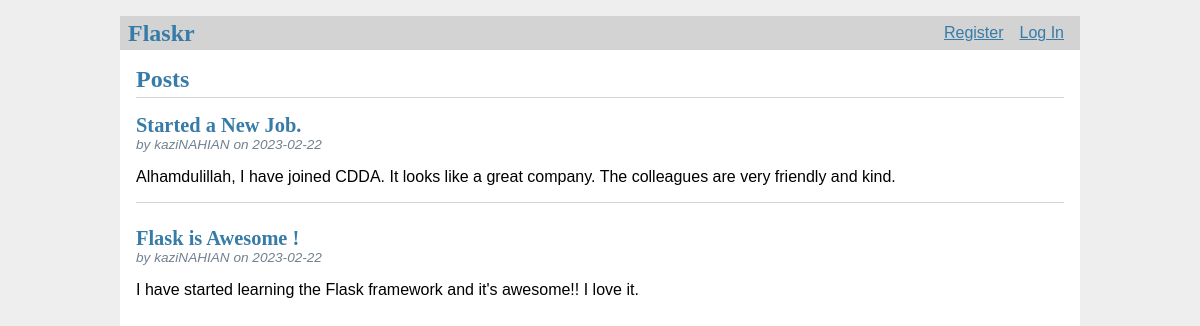
Before: / with the older database file.
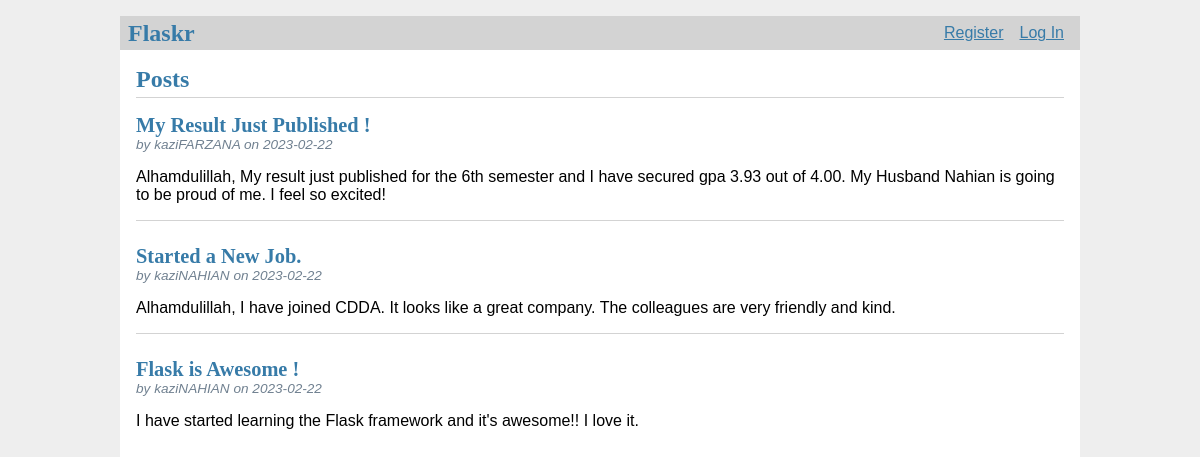
After: the same page with the newer database file.
### tables this page shows
CREATE TABLE post (
  id INTEGER PRIMARY KEY AUTOINCREMENT,
  author_id INTEGER NOT NULL,
  created TIMESTAMP NOT NULL DEFAULT CURRENT_TIMESTAMP,
  title TEXT NOT NULL,
  body TEXT NOT NULL,
  FOREIGN KEY (author_id) REFERENCES user (id)
);

CREATE TABLE user (
  id INTEGER PRIMARY KEY AUTOINCREMENT,
  username TEXT UNIQUE NOT NULL,
  password TEXT NOT NULL
);

### flaskr/blog.py (the view)
@bp.route('/')
def index():
    db = get_db()
    posts = db.execute(
        'SELECT p.id, title, body, created, author_id, username'
        ' FROM post p JOIN user u ON p.author_id = u.id'
        ' ORDER BY created DESC'
    ).fetchall()
    return render_template('blog/index.html', posts=posts)

### flaskr/auth.py (called while the page is built)
@bp.before_app_request
def load_logged_in_user():
    user_id = session.get('user_id')
    if user_id is None:
        g.user = None
    else:
        g.user = get_db().execute(
            'SELECT * FROM user WHERE id = ?', (user_id,)
        ).fetchone()

### flaskr/db.py (called while the page is built)
def get_db():
    if 'db' not in g:
        g.db = sqlite3.connect(
            current_app.config['DATABASE'],
            detect_types=sqlite3.PARSE_DECLTYPES
        )
        g.db.row_factory = sqlite3.Row
    return g.db

### flaskr/templates/blog/index.html (shortened to what this page needs)
{% extends 'base.html' %}
{% block header %}
  <h1>{% block title %}Posts{% endblock %}</h1>
{% endblock %}
{% block content %}
  {% for post in posts %}
    <article class="post">
      <header>
        <div>
          <h1>{{ post['title'] }}</h1>
          <div class="about">by {{ post['username'] }} on {{ post['created'].strftime('%Y-%m-%d') }}</div>
        </div>
      </header>
      <p class="body">{{ post['body'] }}</p>
    </article>
    {% if not loop.last %}
      <hr>
    {% endif %}
  {% endfor %}
{% endblock %}

### flaskr/templates/base.html (shortened to what this page needs)
<!doctype html>
<link rel="stylesheet" href="{{ url_for('static', filename='style.css') }}">
<nav>
  <h1>Flaskr</h1>
  <ul>
    {% if g.user %}
      <li><span>{{ g.user['username'] }}</span>
      <li><a href="{{ url_for('auth.logout') }}">Log Out</a>
    {% else %}
      <li><a href="{{ url_for('auth.register') }}">Register</a>
      <li><a href="{{ url_for('auth.login') }}">Log In</a>
    {% endif %}
  </ul>
</nav>
<section class="content">
  <header>
    {% block header %}{% endblock %}
  </header>
  {% block content %}{% endblock %}
</section>

### flaskr/static/style.css (style rules this page uses)
h1 { font-family: serif; color: #377ba8; margin: 1rem 0; }
a { color: #377ba8; }
hr { border: none; border-top: 1px solid lightgray; }
nav { background: lightgray; display: flex; align-items: center; padding: 0 0.5rem; }
nav h1 { flex: auto; margin: 0; }
nav ul { display: flex; list-style: none; margin: 0; padding: 0; }
nav ul li a, nav ul li span, header .action { display: block; padding: 0.5rem; }
.content { padding: 0 1rem 1rem; }
.content > header { border-bottom: 1px solid lightgray; display: flex; align-items: flex-end; }
.content > header h1 { flex: auto; margin: 1rem 0 0.25rem 0; }
.post > header { display: flex; align-items: flex-end; font-size: 0.85em; }
.post > header > div:first-of-type { flex: auto; }
.post > header h1 { font-size: 1.5em; margin-bottom: 0; }
.post .about { color: slategray; font-style: italic; }
.post .body { white-space: pre-line; }
.content:last-child { margin-bottom: 0; }

Changed rows visible on the page:
added post: title "My Result Just Published !", username "kaziFARZANA", created "2023-02-22", body "Alhamdulillah, My result just published for the 6th semester and I have secured gpa 3.93 out of 4.00. My Husband Nahian is going to be proud of me. I feel so excited!"
